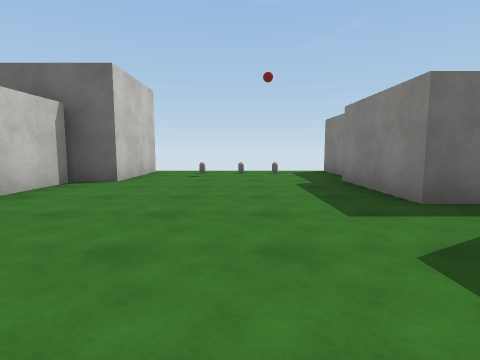
[1] (above)

20 first-person views from a walk through a 3-D level made in the Unity game engine. The camera is 1.2 m above the floor, tilts 6° down and sees 80° across. The floor is counted in squares, 2 m on a side. Each view is taken from the middle of a square. On the plan, view 1 faces up. The plan holds only what a view shows up to about 9 squares ahead; the rest is blank. Surface patterns are stand-ins for the level's own textures.

[2]
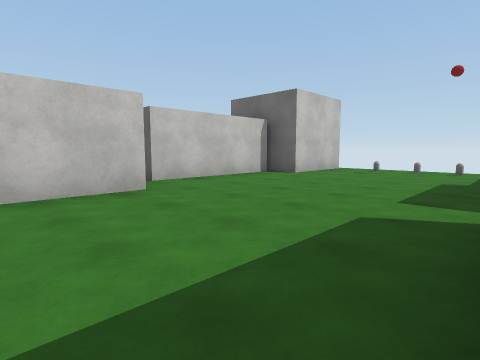

[3]
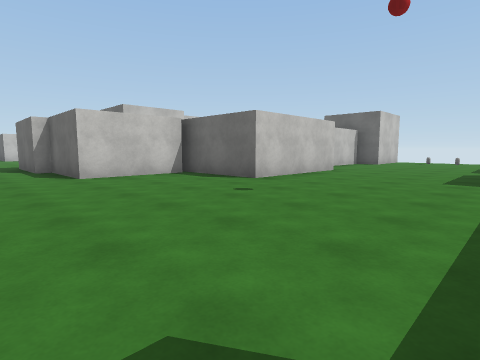

[4]
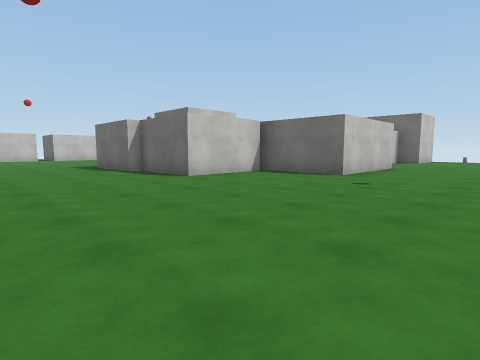

[5]
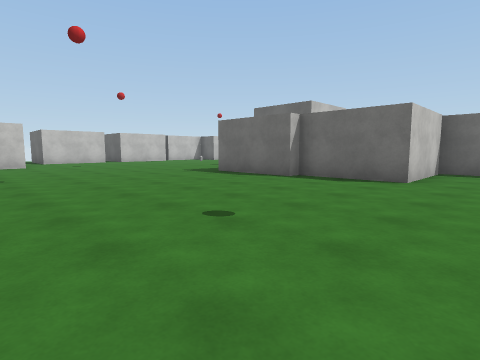

[6]
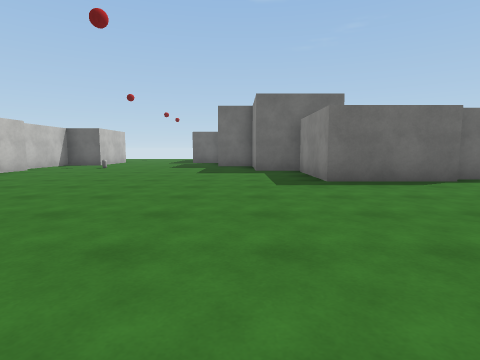

[7]
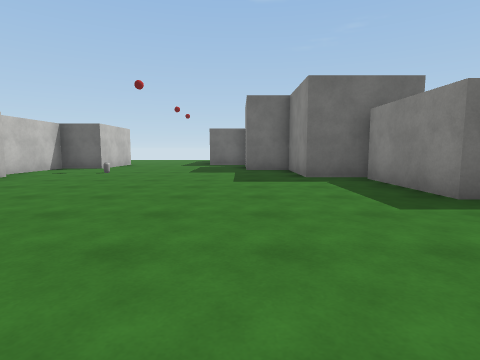

[8]
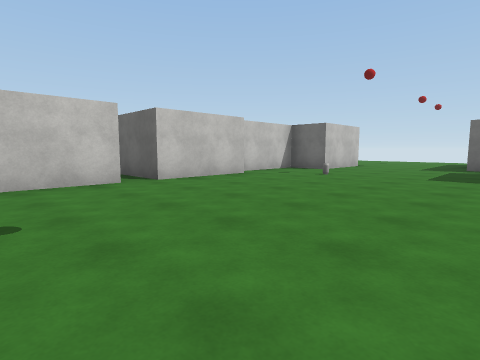

[9]
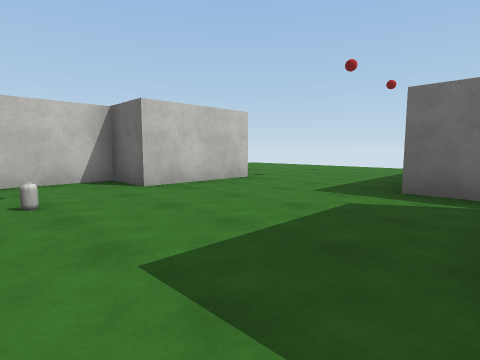

[10]
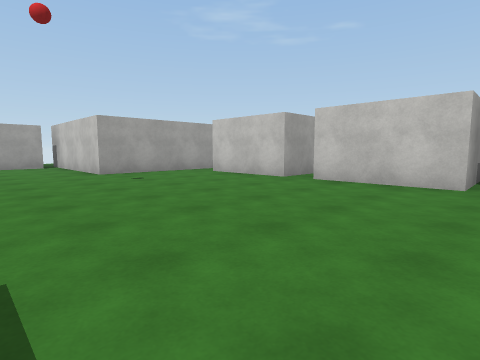

[11]
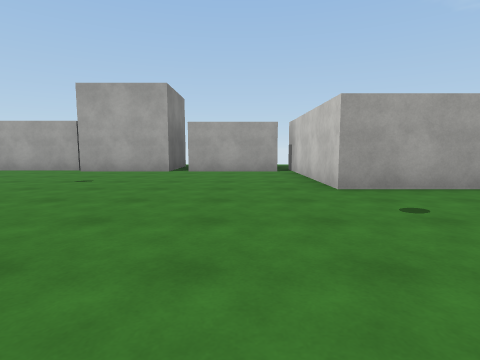

[12]
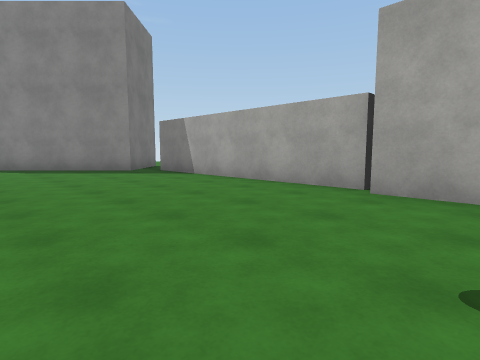

[13]
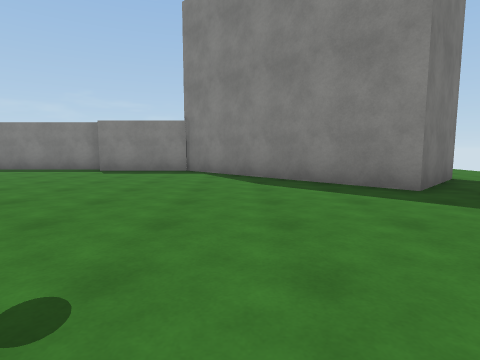

[14]
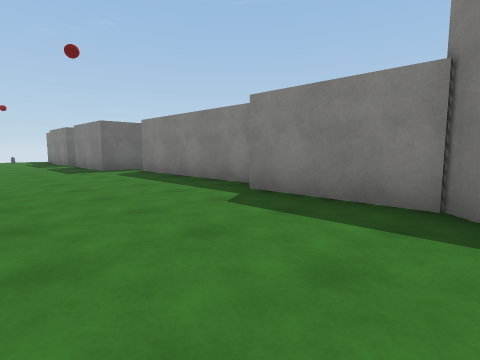

[15]
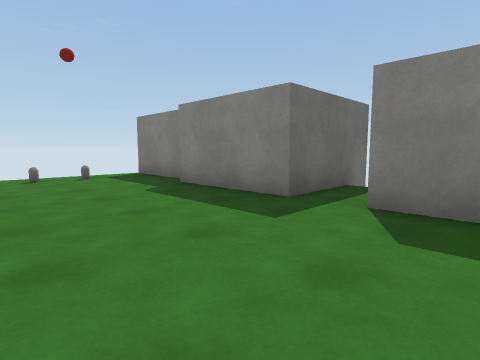

[16]
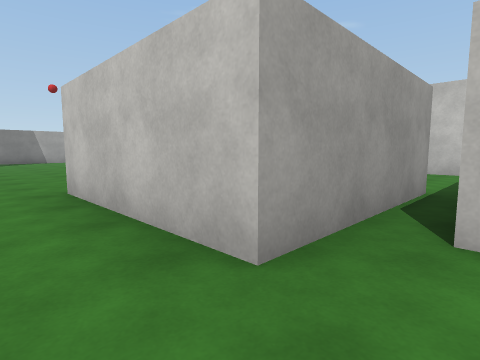

[17]
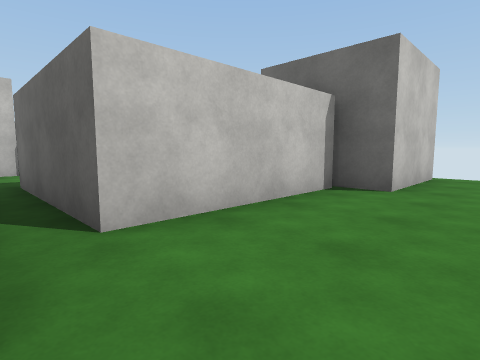

[18]
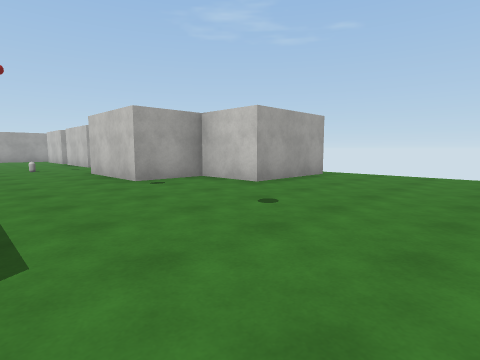

[19]
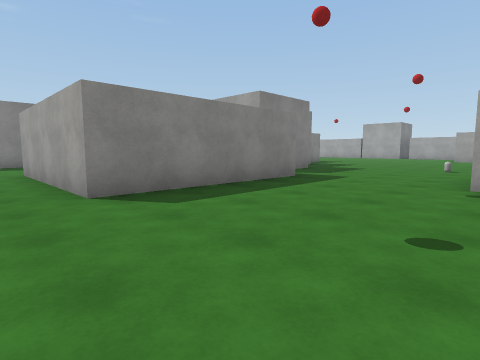

[20]
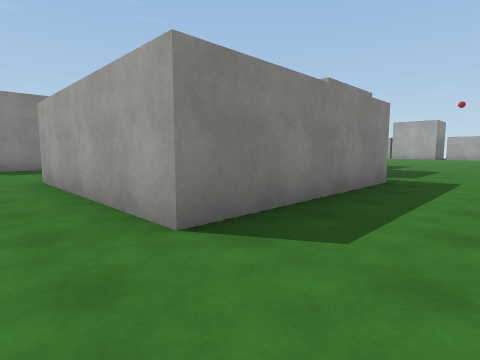

### Floor plan
Points are (right, up) in squares from view 1. A wall is a line through its corners. A room is listed if a view was taken in it or the views show most of it. See-through windows are left out.
Room 1 (views 1, 2, 3, 4, 5, 6, 7, 8, 9, 10, 11, 12, 13, 14, 15, 16, 17, 18, 19, 20)
walls: (-9.1, -2.7) (-10.5, -2.7) (-10.5, -0.5) (-11.9, -0.5); (-4.5, -2.6) (-4.5, -5.2) (-6.8, -5.2); (-5.6, 1.1) (-2.1, 1.1) (-2.1, -2.4) (-4.9, -2.4); (-6.8, -5.5) (-9.3, -5.5) (-9.3, -3); (-9.3, 2.1) (-9.3, 0.2); (-11.6, 2.4) (-13.2, 2.4) (-13.2, 6.9) (-8.6, 6.9); (-4.8, 6.1) (-4.8, 7.1); (3.2, -0.5) (2, -0.5) (2, 2.2); (2.8, -5.8) (2.8, -1.2); (-2.3, 8) (-2.3, 5.4) (-3.2, 5.4) (-3.2, 1.7) (-6.8, 1.7); (-8.4, -13.4) (-2.2, -13.4); (-11, -13.1) (-8.5, -13.1); (-19, -2.6) (-17.2, -2.6) (-17.2, -5.2) (-19.1, -5.2); (-18.6, -5.8) (-17.2, -5.8) (-17.2, -8.4); (2.3, 6.1) (2.3, 8.1); (4.5, 3.1) (2, 3.1) (2, 5.8); (-1.2, -13.3) (-1.9, -12.6) (2.3, -8.5) (2.3, -5.9); (-17.5, -9.3) (-14.5, -9.3) (-14.5, -13.9); (-14.1, -13.1) (-11.5, -13.1); (-20.6, 4.4) (-18.1, 4.4) (-18.1, 2.7) (-16.4, 2.7) (-16.4, 0.2) (-17.7, 0.2) (-17.7, -2.1)
ways out: opening at (-2, -14); gap at (4, 3)
objects: capsule (-16, -1); other object (-1, 7); other object (0, 7); other object (1, 7)

Where each view was taken, in squares from view 1:
view 1: 0 up, 0 right, facing up
view 2: 1 down, 2 right, facing up-left
view 3: 7 down, 2 right, facing up-left
view 4: 9 down, 1 right, facing up-left
view 5: 11 down, 3 left, facing up-left
view 6: 11 down, 11 left, facing up
view 7: 9 down, 12 left, facing up
view 8: 8 down, 12 left, facing up-left
view 9: 2 down, 12 left, facing up-left
view 10: 2 down, 12 left, facing down-left
view 11: 5 down, 13 left, facing down
view 12: 9 down, 10 left, facing down-right
view 13: 10 down, 6 left, facing right
view 14: 9 down, 1 left, facing up-right
view 15: 1 up, 1 left, facing up-right
view 16: 2 up, 1 left, facing down-left
view 17: 1 up, 1 left, facing up-left
view 18: 8 up, 14 left, facing down-left
view 19: 8 up, 17 left, facing down-right
view 20: 8 up, 15 left, facing down-right
